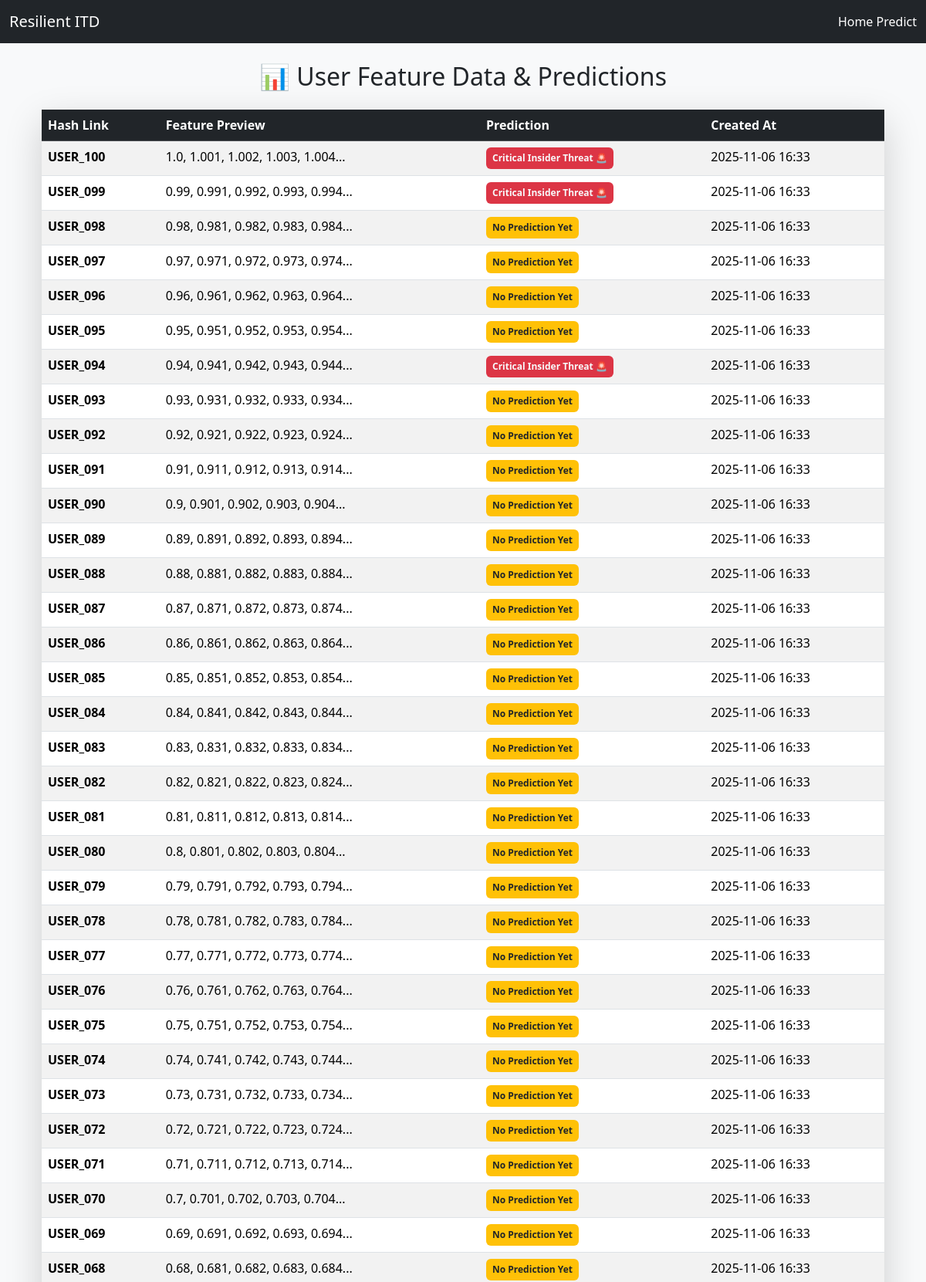
The app's page /Users/userdata/ (signed in, upper part) with its own data.
### Users/models.py (models this page shows, shortened)
class UserFeatureData(models.Model):
    hash_link = models.CharField(max_length=256, unique=True)
    feature_vector = models.TextField()  # comma-separated 40 numeric values
    created_at = models.DateTimeField(auto_now_add=True)

class Prediction(models.Model):
    user = models.ForeignKey(User, on_delete=models.CASCADE, null=True, blank=True)
    user_input = models.CharField(max_length=255)
    predicted_label = models.CharField(max_length=255)
    created_at = models.DateTimeField(auto_now_add=True)

### Users/views.py (the view)
# urls.py: path('userdata/', views.userdata, name='userdata'),  # ✅ NEW
@login_required(login_url='/Users/userlogin/')
def userdata(request):
    from .models import UserFeatureData, Prediction
    users_data = UserFeatureData.objects.all().order_by('-created_at')
    predictions = {p.user_input: p.predicted_label for p in Prediction.objects.all()}
    user_rows = []
    for u in users_data:
        preview = ', '.join(u.feature_vector.split(',')[:5]) + "..."  # show first few features
        user_rows.append({
            'hash_link': u.hash_link,
            'feature_preview': preview,
            'predicted_label': predictions.get(u.hash_link, 'No Prediction Yet'),
            'created_at': u.created_at
        })
    return render(request, 'user/userdata.html', {'user_rows': user_rows})

### templates/user/userdata.html (shortened to what this page needs)
{% extends "base.html" %}
{% load static %}
{% block content %}
<div class="container mt-4">
  <h2 class="text-center mb-4">📊 User Feature Data & Predictions</h2>
  {% if user_rows %}
  <table class="table table-striped table-hover shadow-lg rounded">
    <thead class="table-dark">
      <tr>
        <th>Hash Link</th>
        <th>Feature Preview</th>
        <th>Prediction</th>
        <th>Created At</th>
      </tr>
    </thead>
    <tbody>
      {% for u in user_rows %}
      <tr>
        <td><strong>{{ u.hash_link }}</strong></td>
        <td>{{ u.feature_preview }}</td>
        <td>
          {% if "Threat" in u.predicted_label or "Attack" in u.predicted_label or "🚨" in u.predicted_label %}
          <span class="badge bg-danger text-light p-2">{{ u.predicted_label }}</span>
          {% elif "Normal" in u.predicted_label %}
          <span class="badge bg-success p-2">{{ u.predicted_label }}</span>
          {% else %}
          <span class="badge bg-warning text-dark p-2">{{ u.predicted_label }}</span>
          {% endif %}
        </td>
        <td>{{ u.created_at|date:"Y-m-d H:i" }}</td>
      </tr>
      {% endfor %}
    </tbody>
  </table>
  {% else %}
  <p class="text-center text-muted">No user data available.</p>
  {% endif %}
</div>
{% endblock %}

### records on screen
UserFeatureData: hash_link "USER_100", created_at "2025-11-06 16:33"
Prediction: predicted_label "Critical Insider Threat 🚨"
UserFeatureData: hash_link "USER_099", created_at "2025-11-06 16:33"
Prediction: predicted_label "Critical Insider Threat 🚨"
UserFeatureData: hash_link "USER_098", created_at "2025-11-06 16:33"
UserFeatureData: hash_link "USER_097", created_at "2025-11-06 16:33"
UserFeatureData: hash_link "USER_096", created_at "2025-11-06 16:33"
UserFeatureData: hash_link "USER_095", created_at "2025-11-06 16:33"
UserFeatureData: hash_link "USER_094", created_at "2025-11-06 16:33"
Prediction: predicted_label "Critical Insider Threat 🚨"
UserFeatureData: hash_link "USER_093", created_at "2025-11-06 16:33"
UserFeatureData: hash_link "USER_092", created_at "2025-11-06 16:33"
UserFeatureData: hash_link "USER_091", created_at "2025-11-06 16:33"
UserFeatureData: hash_link "USER_090", created_at "2025-11-06 16:33"
UserFeatureData: hash_link "USER_089", created_at "2025-11-06 16:33"
UserFeatureData: hash_link "USER_088", created_at "2025-11-06 16:33"
UserFeatureData: hash_link "USER_087", created_at "2025-11-06 16:33"
UserFeatureData: hash_link "USER_086", created_at "2025-11-06 16:33"
UserFeatureData: hash_link "USER_085", created_at "2025-11-06 16:33"
UserFeatureData: hash_link "USER_084", created_at "2025-11-06 16:33"
UserFeatureData: hash_link "USER_083", created_at "2025-11-06 16:33"
UserFeatureData: hash_link "USER_082", created_at "2025-11-06 16:33"
UserFeatureData: hash_link "USER_081", created_at "2025-11-06 16:33"
UserFeatureData: hash_link "USER_080", created_at "2025-11-06 16:33"
UserFeatureData: hash_link "USER_079", created_at "2025-11-06 16:33"
UserFeatureData: hash_link "USER_078", created_at "2025-11-06 16:33"
UserFeatureData: hash_link "USER_077", created_at "2025-11-06 16:33"
UserFeatureData: hash_link "USER_076", created_at "2025-11-06 16:33"
UserFeatureData: hash_link "USER_075", created_at "2025-11-06 16:33"
UserFeatureData: hash_link "USER_074", created_at "2025-11-06 16:33"
UserFeatureData: hash_link "USER_073", created_at "2025-11-06 16:33"
UserFeatureData: hash_link "USER_072", created_at "2025-11-06 16:33"
UserFeatureData: hash_link "USER_071", created_at "2025-11-06 16:33"
UserFeatureData: hash_link "USER_070", created_at "2025-11-06 16:33"
UserFeatureData: hash_link "USER_069", created_at "2025-11-06 16:33"
UserFeatureData: hash_link "USER_068", created_at "2025-11-06 16:33"

### other values on screen
{{ u.feature_preview }} "1.0, 1.001, 1.002, 1.003, 1.004..." "0.99, 0.991, 0.992, 0.993, 0.994..." "0.98, 0.981, 0.982, 0.983, 0.984..." "0.97, 0.971, 0.972, 0.973, 0.974..." "0.96, 0.961, 0.962, 0.963, 0.964..." "0.95, 0.951, 0.952, 0.953, 0.954..." "0.94, 0.941, 0.942, 0.943, 0.944..." "0.93, 0.931, 0.932, 0.933, 0.934..." "0.92, 0.921, 0.922, 0.923, 0.924..." "0.91, 0.911, 0.912, 0.913, 0.914..." "0.9, 0.901, 0.902, 0.903, 0.904..." "0.89, 0.891, 0.892, 0.893, 0.894..." "0.88, 0.881, 0.882, 0.883, 0.884..." "0.87, 0.871, 0.872, 0.873, 0.874..." "0.86, 0.861, 0.862, 0.863, 0.864..." "0.85, 0.851, 0.852, 0.853, 0.854..." "0.84, 0.841, 0.842, 0.843, 0.844..." "0.83, 0.831, 0.832, 0.833, 0.834..." "0.82, 0.821, 0.822, 0.823, 0.824..." "0.81, 0.811, 0.812, 0.813, 0.814..." "0.8, 0.801, 0.802, 0.803, 0.804..." "0.79, 0.791, 0.792, 0.793, 0.794..." "0.78, 0.781, 0.782, 0.783, 0.784..." "0.77, 0.771, 0.772, 0.773, 0.774..." "0.76, 0.761, 0.762, 0.763, 0.764..." "0.75, 0.751, 0.752, 0.753, 0.754..." "0.74, 0.741, 0.742, 0.743, 0.744..." "0.73, 0.731, 0.732, 0.733, 0.734..." "0.72, 0.721, 0.722, 0.723, 0.724..." "0.71, 0.711, 0.712, 0.713, 0.714..." "0.7, 0.701, 0.702, 0.703, 0.704..." "0.69, 0.691, 0.692, 0.693, 0.694..." "0.68, 0.681, 0.682, 0.683, 0.684..."
{{ u.predicted_label }} "No Prediction Yet" "No Prediction Yet" "No Prediction Yet" "No Prediction Yet" "No Prediction Yet" "No Prediction Yet" "No Prediction Yet" "No Prediction Yet" "No Prediction Yet" "No Prediction Yet" "No Prediction Yet" "No Prediction Yet" "No Prediction Yet" "No Prediction Yet" "No Prediction Yet" "No Prediction Yet" "No Prediction Yet" "No Prediction Yet" "No Prediction Yet" "No Prediction Yet" "No Prediction Yet" "No Prediction Yet" "No Prediction Yet" "No Prediction Yet" "No Prediction Yet" "No Prediction Yet" "No Prediction Yet" "No Prediction Yet" "No Prediction Yet" "No Prediction Yet"
